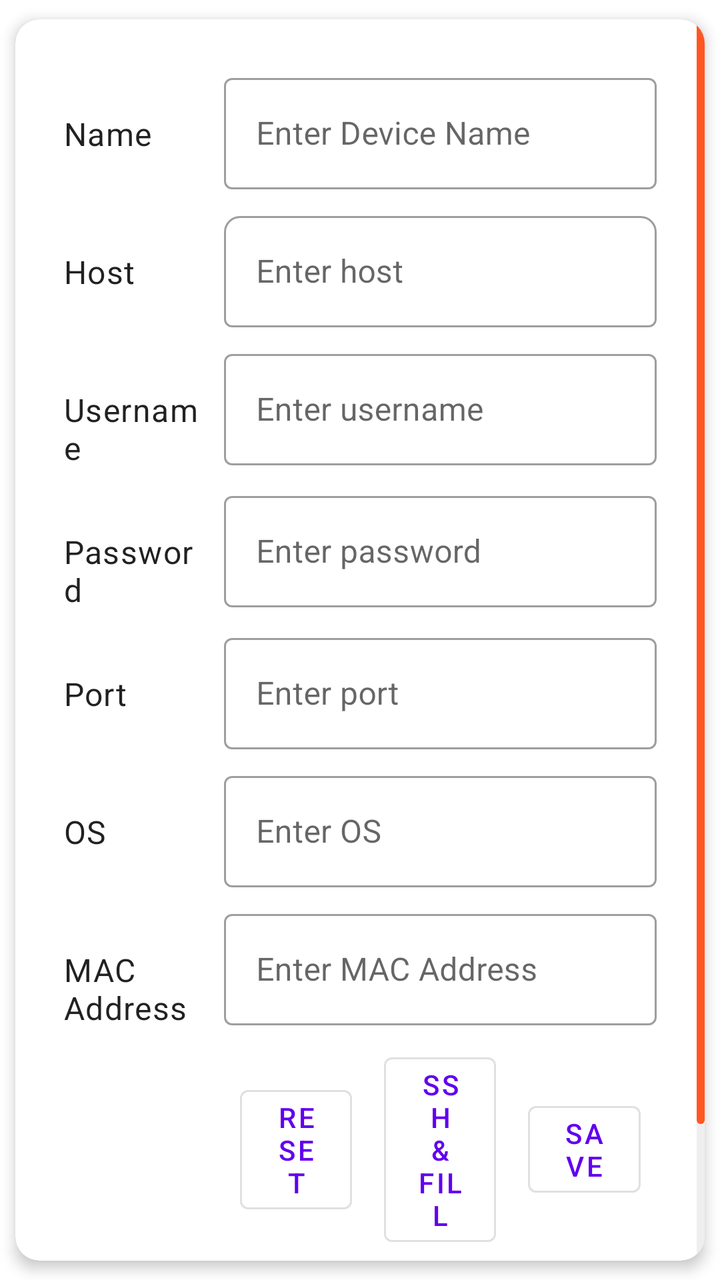
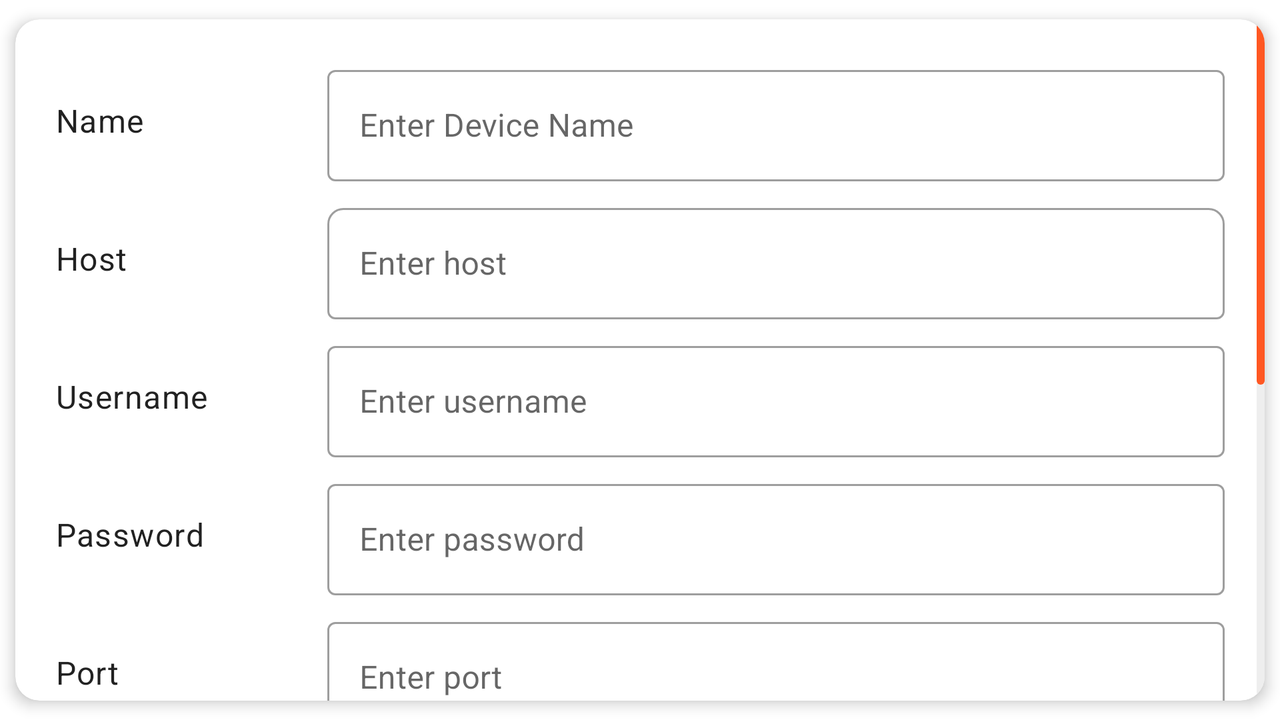

The same Android screen from two of the app's own layout files: first res/layout/ as a phone draws it, then the repository's variant for another configuration, drawn on a device whose configuration selects that folder. Both files follow.
<!-- AndroidManifest.xml: application theme Theme.RemoteManager -->
<!-- res/layout/add_device.xml -->
<?xml version="1.0" encoding="utf-8"?>
<androidx.cardview.widget.CardView xmlns:android="http://schemas.android.com/apk/res/android"
    xmlns:app="http://schemas.android.com/apk/res-auto"
    xmlns:tools="http://schemas.android.com/tools"
    android:id="@+id/add_device_root"
    android:layout_width="match_parent"
    android:layout_height="match_parent"
    app:cardCornerRadius="12dp"
    app:cardElevation="4dp"
    app:cardUseCompatPadding="true">

    <ScrollView
        android:layout_width="match_parent"
        android:layout_height="match_parent"
        android:fillViewport="true"
        android:scrollbars="vertical"
        android:fadeScrollbars="false"
        android:scrollbarThumbVertical="@drawable/custom_scrollbar_thumb"
        android:scrollbarTrackVertical="@drawable/custom_scrollbar_track">

        <GridLayout
            android:id="@+id/add_device"
            android:layout_width="match_parent"
            android:layout_height="wrap_content"
            android:columnCount="2"
            android:padding="20dp"
            android:rowCount="9"
            android:useDefaultMargins="true"
            tools:context=".fragment.AddDeviceFragment">

            
            <TextView
                style="?attr/textAppearanceBody1"
                android:layout_width="0dp"
                android:layout_height="wrap_content"
                android:layout_columnWeight="1"
                android:text="@string/name" />

            <com.google.android.material.textfield.TextInputLayout
                style="@style/Widget.MaterialComponents.TextInputLayout.OutlinedBox"
                android:layout_width="0dp"
                android:layout_height="wrap_content"
                android:layout_columnWeight="3"
                android:hint="@string/enter_name">

                <com.google.android.material.textfield.TextInputEditText
                    android:id="@+id/name_input"
                    android:layout_width="match_parent"
                    android:layout_height="wrap_content" />
            </com.google.android.material.textfield.TextInputLayout>

            
            <TextView
                style="?attr/textAppearanceBody1"
                android:layout_width="0dp"
                android:layout_height="wrap_content"
                android:layout_columnWeight="1"
                android:text="@string/host" />

            <com.google.android.material.textfield.TextInputLayout
                style="@style/Widget.MaterialComponents.TextInputLayout.OutlinedBox"
                android:layout_width="0dp"
                android:layout_height="wrap_content"
                android:layout_columnWeight="3"
                android:hint="@string/enter_host"
                app:boxCornerRadiusTopEnd="8dp"
                app:boxCornerRadiusTopStart="8dp"
                app:hintEnabled="true">

                <com.google.android.material.textfield.TextInputEditText
                    android:id="@+id/host_input"
                    android:layout_width="match_parent"
                    android:layout_height="wrap_content" />
            </com.google.android.material.textfield.TextInputLayout>

            
            <TextView
                style="?attr/textAppearanceBody1"
                android:layout_width="0dp"
                android:layout_height="wrap_content"
                android:layout_columnWeight="1"
                android:text="@string/username" />

            <com.google.android.material.textfield.TextInputLayout
                style="@style/Widget.MaterialComponents.TextInputLayout.OutlinedBox"
                android:layout_width="0dp"
                android:layout_height="wrap_content"
                android:layout_columnWeight="3"
                android:hint="@string/enter_username">

                <com.google.android.material.textfield.TextInputEditText
                    android:id="@+id/username_input"
                    android:layout_width="match_parent"
                    android:layout_height="wrap_content" />
            </com.google.android.material.textfield.TextInputLayout>

            
            <TextView
                style="?attr/textAppearanceBody1"
                android:layout_width="0dp"
                android:layout_height="wrap_content"
                android:layout_columnWeight="1"
                android:text="@string/password" />

            <com.google.android.material.textfield.TextInputLayout
                style="@style/Widget.MaterialComponents.TextInputLayout.OutlinedBox"
                android:layout_width="0dp"
                android:layout_height="wrap_content"
                android:layout_columnWeight="3"
                android:hint="@string/enter_password">

                <com.google.android.material.textfield.TextInputEditText
                    android:id="@+id/password_input"
                    android:layout_width="match_parent"
                    android:layout_height="wrap_content"
                    android:inputType="textPassword" />
            </com.google.android.material.textfield.TextInputLayout>

            
            <TextView
                style="?attr/textAppearanceBody1"
                android:layout_width="0dp"
                android:layout_height="wrap_content"
                android:layout_columnWeight="1"
                android:text="@string/port" />

            <com.google.android.material.textfield.TextInputLayout
                style="@style/Widget.MaterialComponents.TextInputLayout.OutlinedBox"
                android:layout_width="0dp"
                android:layout_height="wrap_content"
                android:layout_columnWeight="3"
                android:hint="@string/enter_port">

                <com.google.android.material.textfield.TextInputEditText
                    android:id="@+id/port_input"
                    android:layout_width="match_parent"
                    android:layout_height="wrap_content"
                    android:inputType="number" />
            </com.google.android.material.textfield.TextInputLayout>

            
            <TextView
                style="?attr/textAppearanceBody1"
                android:layout_width="0dp"
                android:layout_height="wrap_content"
                android:layout_columnWeight="1"
                android:text="@string/os" />

            <com.google.android.material.textfield.TextInputLayout
                style="@style/Widget.MaterialComponents.TextInputLayout.OutlinedBox"
                android:layout_width="0dp"
                android:layout_height="wrap_content"
                android:layout_columnWeight="3"
                android:hint="@string/enter_os">

                <com.google.android.material.textfield.TextInputEditText
                    android:id="@+id/os_input"
                    android:layout_width="match_parent"
                    android:layout_height="wrap_content" />
            </com.google.android.material.textfield.TextInputLayout>

            
            <TextView
                style="?attr/textAppearanceBody1"
                android:layout_width="0dp"
                android:layout_height="wrap_content"
                android:layout_columnWeight="1"
                android:text="@string/mac_address" />

            <com.google.android.material.textfield.TextInputLayout
                style="@style/Widget.MaterialComponents.TextInputLayout.OutlinedBox"
                android:layout_width="0dp"
                android:layout_height="wrap_content"
                android:layout_columnWeight="3"
                android:hint="@string/enter_mac_address">

                <com.google.android.material.textfield.TextInputEditText
                    android:id="@+id/mac_address_input"
                    android:layout_width="match_parent"
                    android:layout_height="wrap_content"
                    android:inputType="text" />
            </com.google.android.material.textfield.TextInputLayout>

            
            <View
                android:layout_width="0dp"
                android:layout_height="0dp"
                android:layout_columnWeight="1" />

            <LinearLayout
                android:layout_width="0dp"
                android:layout_height="wrap_content"
                android:layout_columnWeight="3"
                android:gravity="center"
                android:orientation="horizontal">

                <com.google.android.material.button.MaterialButton
                    android:id="@+id/reset_button"
                    style="@style/Widget.MaterialComponents.Button.OutlinedButton"
                    android:layout_width="0dp"
                    android:layout_height="wrap_content"
                    android:layout_marginHorizontal="8dp"
                    android:layout_weight="1"
                    android:inset="8dp"
                    android:text="@string/reset" />

                <com.google.android.material.button.MaterialButton
                    android:id="@+id/ssh_fill_button"
                    style="@style/Widget.MaterialComponents.Button.OutlinedButton"
                    android:layout_width="0dp"
                    android:layout_height="wrap_content"
                    android:layout_marginHorizontal="8dp"
                    android:layout_weight="1"
                    android:inset="8dp"
                    android:text="@string/ssh_fill" />

                <com.google.android.material.button.MaterialButton
                    android:id="@+id/save_button"
                    style="@style/Widget.MaterialComponents.Button.OutlinedButton"
                    android:layout_width="0dp"
                    android:layout_height="wrap_content"
                    android:layout_marginHorizontal="8dp"
                    android:layout_weight="1"
                    android:inset="8dp"
                    android:text="@string/save" />
            </LinearLayout>

            
            <View
                android:layout_width="0dp"
                android:layout_height="0dp"
                android:layout_columnWeight="1" />

            <LinearLayout
                android:layout_width="0dp"
                android:layout_height="wrap_content"
                android:layout_columnWeight="3"
                android:gravity="center"
                android:orientation="horizontal">

                <com.google.android.material.button.MaterialButton
                    android:id="@+id/delete_button"
                    style="@style/Widget.MaterialComponents.Button.OutlinedButton"
                    android:layout_width="0dp"
                    android:layout_height="wrap_content"
                    android:layout_marginHorizontal="8dp"
                    android:layout_weight="1"
                    android:inset="8dp"
                    android:text="@string/delete" />
            </LinearLayout>
        </GridLayout>
    </ScrollView>
</androidx.cardview.widget.CardView>
<!-- resources referenced by this layout -->
<resources>
  <!-- drawable custom_scrollbar_thumb (drawable) -->
  <shape xmlns:android="http://schemas.android.com/apk/res/android"
      android:shape="rectangle">
      <size android:width="4dp" />
      <solid android:color="#FF5722"/>
      <corners android:radius="2dp"/>
  </shape>
  <!-- drawable custom_scrollbar_track (drawable) -->
  <shape xmlns:android="http://schemas.android.com/apk/res/android"
      android:shape="rectangle">
      <size android:width="4dp"/>
      <solid android:color="#EEEEEE"/>
      <corners android:radius="2dp"/>
  </shape>
  <string name="delete">Delete</string>
  <string name="enter_host">Enter host</string>
  <string name="enter_mac_address">Enter MAC Address</string>
  <string name="enter_name">Enter Device Name</string>
  <string name="enter_os">Enter OS</string>
  <string name="enter_password">Enter password</string>
  <string name="enter_port">Enter port</string>
  <string name="enter_username">Enter username</string>
  <string name="host">Host</string>
  <string name="mac_address">MAC Address</string>
  <string name="name">Name</string>
  <string name="os">OS</string>
  <string name="password">Password</string>
  <string name="port">Port</string>
  <string name="reset">Reset</string>
  <string name="save">Save</string>
  <string name="ssh_fill">SSH &amp; Fill</string>
  <string name="username">Username</string>
  <style name="Theme.RemoteManager" parent="Theme.MaterialComponents.DayNight.NoActionBar">
          <item name="colorPrimary">@color/purple_500</item>
          <item name="colorPrimaryVariant">@color/purple_700</item>
          <item name="colorOnPrimary">@color/white</item>
          <item name="colorSecondary">@color/teal_200</item>
          <item name="colorSecondaryVariant">@color/teal_700</item>
          <item name="colorOnSecondary">@color/black</item>
          <item name="android:statusBarColor">?attr/colorPrimaryVariant</item>
          <item name="android:windowDrawsSystemBarBackgrounds">true</item>
          <item name="android:windowTranslucentStatus">false</item>
      </style>
</resources>
<!-- res/layout-land/add_device.xml (the repository's variant of the layout above) -->
<!-- drawn on the phone turned sideways -->
<?xml version="1.0" encoding="utf-8"?>
<androidx.cardview.widget.CardView xmlns:android="http://schemas.android.com/apk/res/android"
    xmlns:app="http://schemas.android.com/apk/res-auto"
    xmlns:tools="http://schemas.android.com/tools"
    android:id="@+id/add_device_root"
    android:layout_width="match_parent"
    android:layout_height="match_parent"
    app:cardCornerRadius="12dp"
    app:cardElevation="4dp"
    app:cardUseCompatPadding="true">

    <ScrollView
        android:layout_width="match_parent"
        android:layout_height="match_parent"
        android:fillViewport="true"
        android:scrollbars="vertical"
        android:fadeScrollbars="false"
        android:scrollbarThumbVertical="@drawable/custom_scrollbar_thumb"
        android:scrollbarTrackVertical="@drawable/custom_scrollbar_track">

        <LinearLayout
            android:id="@+id/add_device"
            android:layout_width="match_parent"
            android:layout_height="wrap_content"
            android:orientation="vertical"
            android:padding="20dp"
            tools:context=".fragment.AddDeviceFragment">

            
            <LinearLayout
                android:layout_width="match_parent"
                android:layout_height="wrap_content"
                android:layout_marginBottom="8dp"
                android:gravity="center_vertical"
                android:orientation="horizontal">

                <TextView
                    style="?attr/textAppearanceBody1"
                    android:layout_width="120dp"
                    android:layout_height="wrap_content"
                    android:layout_marginEnd="16dp"
                    android:text="@string/name" />

                <com.google.android.material.textfield.TextInputLayout
                    style="@style/Widget.MaterialComponents.TextInputLayout.OutlinedBox"
                    android:layout_width="0dp"
                    android:layout_height="wrap_content"
                    android:layout_weight="1"
                    android:hint="@string/enter_name">

                    <com.google.android.material.textfield.TextInputEditText
                        android:id="@+id/name_input"
                        android:layout_width="match_parent"
                        android:layout_height="wrap_content" />
                </com.google.android.material.textfield.TextInputLayout>
            </LinearLayout>

            
            <LinearLayout
                android:layout_width="match_parent"
                android:layout_height="wrap_content"
                android:layout_marginBottom="8dp"
                android:gravity="center_vertical"
                android:orientation="horizontal">

                <TextView
                    style="?attr/textAppearanceBody1"
                    android:layout_width="120dp"
                    android:layout_height="wrap_content"
                    android:layout_marginEnd="16dp"
                    android:text="@string/host" />

                <com.google.android.material.textfield.TextInputLayout
                    style="@style/Widget.MaterialComponents.TextInputLayout.OutlinedBox"
                    android:layout_width="0dp"
                    android:layout_height="wrap_content"
                    android:layout_weight="1"
                    android:hint="@string/enter_host"
                    app:boxCornerRadiusTopEnd="8dp"
                    app:boxCornerRadiusTopStart="8dp"
                    app:hintEnabled="true">

                    <com.google.android.material.textfield.TextInputEditText
                        android:id="@+id/host_input"
                        android:layout_width="match_parent"
                        android:layout_height="wrap_content" />
                </com.google.android.material.textfield.TextInputLayout>
            </LinearLayout>

            
            <LinearLayout
                android:layout_width="match_parent"
                android:layout_height="wrap_content"
                android:layout_marginBottom="8dp"
                android:gravity="center_vertical"
                android:orientation="horizontal">

                <TextView
                    style="?attr/textAppearanceBody1"
                    android:layout_width="120dp"
                    android:layout_height="wrap_content"
                    android:layout_marginEnd="16dp"
                    android:text="@string/username" />

                <com.google.android.material.textfield.TextInputLayout
                    style="@style/Widget.MaterialComponents.TextInputLayout.OutlinedBox"
                    android:layout_width="0dp"
                    android:layout_height="wrap_content"
                    android:layout_weight="1"
                    android:hint="@string/enter_username">

                    <com.google.android.material.textfield.TextInputEditText
                        android:id="@+id/username_input"
                        android:layout_width="match_parent"
                        android:layout_height="wrap_content" />
                </com.google.android.material.textfield.TextInputLayout>
            </LinearLayout>

            
            <LinearLayout
                android:layout_width="match_parent"
                android:layout_height="wrap_content"
                android:layout_marginBottom="8dp"
                android:gravity="center_vertical"
                android:orientation="horizontal">

                <TextView
                    style="?attr/textAppearanceBody1"
                    android:layout_width="120dp"
                    android:layout_height="wrap_content"
                    android:layout_marginEnd="16dp"
                    android:text="@string/password" />

                <com.google.android.material.textfield.TextInputLayout
                    style="@style/Widget.MaterialComponents.TextInputLayout.OutlinedBox"
                    android:layout_width="0dp"
                    android:layout_height="wrap_content"
                    android:layout_weight="1"
                    android:hint="@string/enter_password">

                    <com.google.android.material.textfield.TextInputEditText
                        android:id="@+id/password_input"
                        android:layout_width="match_parent"
                        android:layout_height="wrap_content"
                        android:inputType="textPassword" />
                </com.google.android.material.textfield.TextInputLayout>
            </LinearLayout>

            
            <LinearLayout
                android:layout_width="match_parent"
                android:layout_height="wrap_content"
                android:layout_marginBottom="8dp"
                android:gravity="center_vertical"
                android:orientation="horizontal">

                <TextView
                    style="?attr/textAppearanceBody1"
                    android:layout_width="120dp"
                    android:layout_height="wrap_content"
                    android:layout_marginEnd="16dp"
                    android:text="@string/port" />

                <com.google.android.material.textfield.TextInputLayout
                    style="@style/Widget.MaterialComponents.TextInputLayout.OutlinedBox"
                    android:layout_width="0dp"
                    android:layout_height="wrap_content"
                    android:layout_weight="1"
                    android:hint="@string/enter_port">

                    <com.google.android.material.textfield.TextInputEditText
                        android:id="@+id/port_input"
                        android:layout_width="match_parent"
                        android:layout_height="wrap_content"
                        android:inputType="number" />
                </com.google.android.material.textfield.TextInputLayout>
            </LinearLayout>

            
            <LinearLayout
                android:layout_width="match_parent"
                android:layout_height="wrap_content"
                android:layout_marginBottom="8dp"
                android:gravity="center_vertical"
                android:orientation="horizontal">

                <TextView
                    style="?attr/textAppearanceBody1"
                    android:layout_width="120dp"
                    android:layout_height="wrap_content"
                    android:layout_marginEnd="16dp"
                    android:text="@string/os" />

                <com.google.android.material.textfield.TextInputLayout
                    style="@style/Widget.MaterialComponents.TextInputLayout.OutlinedBox"
                    android:layout_width="0dp"
                    android:layout_height="wrap_content"
                    android:layout_weight="1"
                    android:hint="@string/enter_os">

                    <com.google.android.material.textfield.TextInputEditText
                        android:id="@+id/os_input"
                        android:layout_width="match_parent"
                        android:layout_height="wrap_content" />
                </com.google.android.material.textfield.TextInputLayout>
            </LinearLayout>

            
            <LinearLayout
                android:layout_width="match_parent"
                android:layout_height="wrap_content"
                android:layout_marginBottom="16dp"
                android:gravity="center_vertical"
                android:orientation="horizontal">

                <TextView
                    style="?attr/textAppearanceBody1"
                    android:layout_width="120dp"
                    android:layout_height="wrap_content"
                    android:layout_marginEnd="16dp"
                    android:text="@string/mac_address" />

                <com.google.android.material.textfield.TextInputLayout
                    style="@style/Widget.MaterialComponents.TextInputLayout.OutlinedBox"
                    android:layout_width="0dp"
                    android:layout_height="wrap_content"
                    android:layout_weight="1"
                    android:hint="@string/enter_mac_address">

                    <com.google.android.material.textfield.TextInputEditText
                        android:id="@+id/mac_address_input"
                        android:layout_width="match_parent"
                        android:layout_height="wrap_content"
                        android:inputType="text" />
                </com.google.android.material.textfield.TextInputLayout>
            </LinearLayout>

            
            <LinearLayout
                android:layout_width="match_parent"
                android:layout_height="wrap_content"
                android:layout_marginBottom="8dp"
                android:gravity="center"
                android:orientation="horizontal">

                <com.google.android.material.button.MaterialButton
                    android:id="@+id/reset_button"
                    style="@style/Widget.MaterialComponents.Button.OutlinedButton"
                    android:layout_width="0dp"
                    android:layout_height="wrap_content"
                    android:layout_marginHorizontal="8dp"
                    android:layout_weight="1"
                    android:inset="8dp"
                    android:text="@string/reset" />

                <com.google.android.material.button.MaterialButton
                    android:id="@+id/ssh_fill_button"
                    style="@style/Widget.MaterialComponents.Button.OutlinedButton"
                    android:layout_width="0dp"
                    android:layout_height="wrap_content"
                    android:layout_marginHorizontal="8dp"
                    android:layout_weight="1"
                    android:inset="8dp"
                    android:text="@string/ssh_fill" />

                <com.google.android.material.button.MaterialButton
                    android:id="@+id/save_button"
                    style="@style/Widget.MaterialComponents.Button.OutlinedButton"
                    android:layout_width="0dp"
                    android:layout_height="wrap_content"
                    android:layout_marginHorizontal="8dp"
                    android:layout_weight="1"
                    android:inset="8dp"
                    android:text="@string/save" />
            </LinearLayout>

            
            <LinearLayout
                android:layout_width="match_parent"
                android:layout_height="wrap_content"
                android:gravity="center"
                android:orientation="horizontal">

                <com.google.android.material.button.MaterialButton
                    android:id="@+id/delete_button"
                    style="@style/Widget.MaterialComponents.Button.OutlinedButton"
                    android:layout_width="0dp"
                    android:layout_height="wrap_content"
                    android:layout_marginHorizontal="8dp"
                    android:layout_weight="1"
                    android:inset="8dp"
                    android:text="@string/delete" />
            </LinearLayout>

        </LinearLayout>
    </ScrollView>
</androidx.cardview.widget.CardView>
